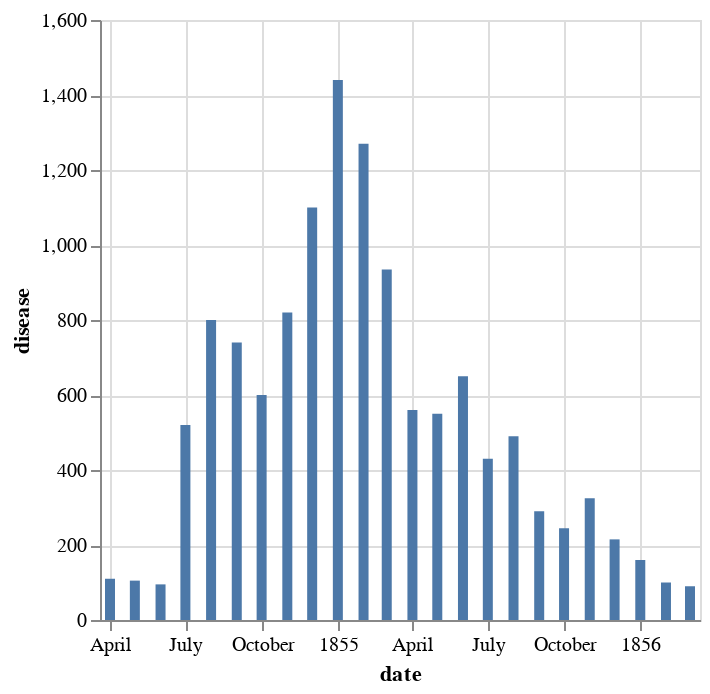

Notebook code cell kept with this figure:
### Code cell
alt.Chart(df).mark_bar().encode(
    x='date',
    y='disease'
)

### Figure 1 — Vega-Lite specification as saved in the notebook (floating-point values rounded to 4 significant figures)
{"config": {"view": {"continuousWidth": 300, "continuousHeight": 300}}, "data": {"name": "data-fcf293dee0763f157a68f65b1a99a456"}, "mark": {"type": "bar"}, "encoding": {"x": {"field": "date", "type": "temporal"}, "y": {"field": "disease", "type": "quantitative"}}, "$schema": "https://vega.github.io/schema/vega-lite/v5.16.3.json", "datasets": {"data-fcf293dee0763f157a68f65b1a99a456": [{"date": "1854-04-01T00:00:00", "wounds": 0, "other": 110, "disease": 110}, {"date": "1854-05-01T00:00:00", "wounds": 0, "other": 95, "disease": 105}, {"date": "1854-06-01T00:00:00", "wounds": 0, "other": 40, "disease": 95}, {"date": "1854-07-01T00:00:00", "wounds": 0, "other": 140, "disease": 520}, {"date": "1854-08-01T00:00:00", "wounds": 20, "other": 150, "disease": 800}, {"date": "1854-09-01T00:00:00", "wounds": 220, "other": 230, "disease": 740}, {"date": "1854-10-01T00:00:00", "wounds": 305, "other": 310, "disease": 600}, {"date": "1854-11-01T00:00:00", "wounds": 480, "other": 290, "disease": 820}, {"date": "1854-12-01T00:00:00", "wounds": 295, "other": 310, "disease": 1100}, {"date": "1855-01-01T00:00:00", "wounds": 230, "other": 460, "disease": 1440}, {"date": "1855-02-01T00:00:00", "wounds": 180, "other": 520, "disease": 1270}, {"date": "1855-03-01T00:00:00", "wounds": 155, "other": 350, "disease": 935}, {"date": "1855-04-01T00:00:00", "wounds": 195, "other": 195, "disease": 560}, {"date": "1855-05-01T00:00:00", "wounds": 180, "other": 155, "disease": 550}, {"date": "1855-06-01T00:00:00", "wounds": 330, "other": 130, "disease": 650}, {"date": "1855-07-01T00:00:00", "wounds": 260, "other": 130, "disease": 430}, {"date": "1855-08-01T00:00:00", "wounds": 290, "other": 110, "disease": 490}, {"date": "1855-09-01T00:00:00", "wounds": 355, "other": 100, "disease": 290}, {"date": "1855-10-01T00:00:00", "wounds": 135, "other": 95, "disease": 245}, {"date": "1855-11-01T00:00:00", "wounds": 100, "other": 140, "disease": 325}, {"date": "1855-12-01T00:00:00", "wounds": 40, "other": 120, "disease": 215}, {"date": "1856-01-01T00:00:00", "wounds": 0, "other": 160, "disease": 160}, {"date": "1856-02-01T00:00:00", "wounds": 0, "other": 100, "disease": 100}, {"date": "1856-03-01T00:00:00", "wounds": 0, "other": 125, "disease": 90}]}}
